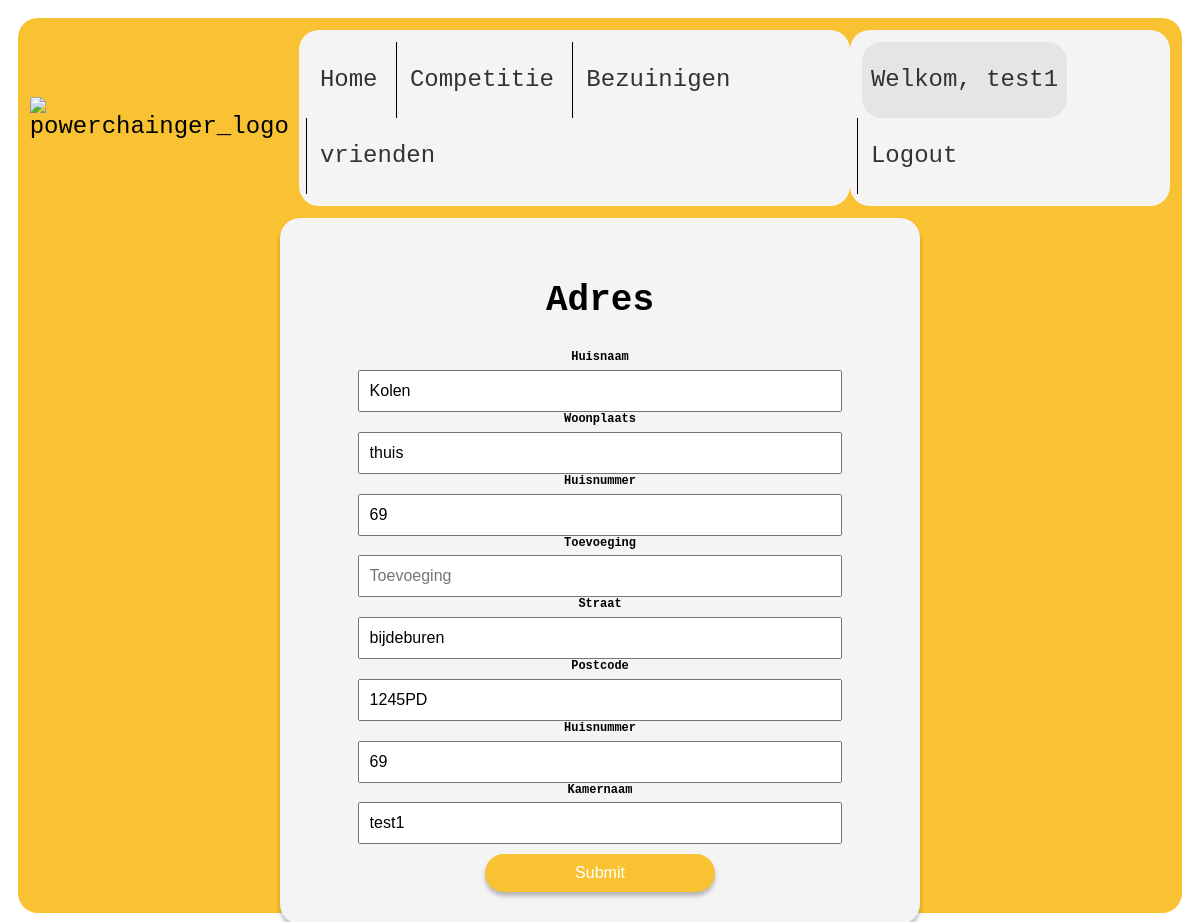
Screenshot of /huisconfig (signed in) with the database file from the repository.
### app/models.py (models this page shows, shortened)
class User(db.Model, UserMixin):
    __tablename__ = 'user'
    id = db.Column(db.Integer(), primary_key=True)
    email = db.Column(db.String(64), unique=True, nullable=False, index=True)
    username = db.Column(db.String(32), unique=True, nullable=False, index=True)
    password_hash = db.Column(db.String(120), nullable=False)
    def __repr__(self):
        return f"Welkom, {self.username}"

class Huis(db.Model):
    __tablename__ ='huis'
    huisID = db.Column(db.Integer(), primary_key=True)
    userID = db.Column(db.String(100), nullable=False)
    huisnaam = db.Column(db.String(40), nullable=True)
    woonplaats = db.Column(db.String(40), nullable=False)
    huisnummer = db.Column(db.Integer(), nullable=False)
    toevoeging = db.Column(db.String(6), nullable=True)
    straat = db.Column(db.String(40), nullable=False)
    postcode = db.Column(db.String(6), nullable=False)

class Kamer(db.Model):
    kamerID = db.Column(db.Integer, primary_key=True)
    kamernaam = db.Column(db.Text, nullable=True)
    huisnummer = db.Column(db.Integer, nullable=False)
    userID = db.Column(db.Integer)

### app/views.py (the view, shortened to what this page needs)
@app.route('/huisconfig', methods=['GET', 'POST'])
@login_required
def huisconfig():
    user = current_user  # Assuming you have a way to access the current user
    huis_data = Huis.query.filter_by(userID=user.id).first()
    kamer_data = Kamer.query.filter_by(userID=user.id).first()
    form = HuisForm(obj=huis_data)
    kamer_form = KamerForm(obj=kamer_data)
    return render_template('public/huisconfig.html', form=form, kamer_form=kamer_form, name=current_user)

### app/forms.py (shortened to what this page needs)
class HuisForm(FlaskForm):
    huisnaam = StringField('Huisnaam')
    woonplaats = StringField('Woonplaats', validators=[DataRequired()])
    huisnummer = StringField('Huisnummer', validators=[DataRequired()])
    toevoeging = StringField('Toevoeging')
    straat = StringField('Straat', validators=[DataRequired()])
    postcode = StringField('Postcode', validators=[DataRequired(), Regexp('^\d{4}[A-Za-z]{2}$', message='Ongeldige postcode!')])
    submit = SubmitField('Registeren!')

class KamerForm(FlaskForm):
    huisnummer = StringField('Huisnummer', validators=[DataRequired()])
    toevoeging = StringField('Toevoeging')
    kamernaam = StringField('Kamernaam', validators=[DataRequired()])
    submit = SubmitField('Registeren!')

### app/models.py (called while the page is built)
@login_manager.user_loader
def load_user(user_id):
    return User.query.get(user_id)

### app/templates/public/huisconfig.html (shortened to what this page needs)
{%extends "public/templates/iot_template.html"%}
{% block main %}
<div class="formy-container">
<form class="formy" id="form" method="POST" action="/huisconfig">
    <h2>Adres</h2>
    <div class="form-text">
        {{ form.huisnaam.label(class="form-label") }}
        {{ form.huisnaam(class="form-control", placeholder="huisnaam", value=form.huisnaam.data if form.huisnaam.data is not none else '') }}
    </div>
    <div class="form-text">
        {{ form.woonplaats.label(class="form-label") }}
        {{ form.woonplaats(class="form-control", placeholder="Woonplaats", value=form.woonplaats.data if form.woonplaats.data is not none else '') }}
    </div>
    <div class="form-text">
        {{ form.huisnummer.label(class="form-label") }}
        {{ form.huisnummer(class="form-control", placeholder="Huisnummer", value=form.huisnummer.data if form.huisnummer.data is not none else '') }}
    </div>
    <div class="form-text">
        {{ form.toevoeging.label(class="form-label") }}
        {{ form.toevoeging(class="form-control", placeholder="Toevoeging", value=form.toevoeging.data if form.toevoeging.data is not none else '') }}
    </div>
    <div class="form-text">
        {{ form.straat.label(class="form-label") }}
        {{ form.straat(class="form-control", placeholder="Straat", value=form.straat.data if form.straat.data is not none else '') }}
    </div>
    <div class="form-text">
        {{ form.postcode.label(class="form-label") }}
        {{ form.postcode(class="form-control", placeholder="Postcode", value=form.postcode.data if form.postcode.data is not none else '') }}
    </div>
    <div class="form-text">
        {{ kamer_form.huisnummer.label(class="form-label") }}
        {% set huisnummer_value =  kamer_form.huisnummer.data if kamer_form.huisnummer.data is not none else '' %}
        {{ kamer_form.huisnummer(class="form-control", placeholder="huisnummer", value=huisnummer_value) }}
    </div>
    <div class="form-text">
        {{ kamer_form.kamernaam.label(class="form-label") }}
        {% set kamernaam_value =  kamer_form.kamernaam.data if kamer_form.kamernaam.data is not none else '' %}
        {{ kamer_form.kamernaam(class="form-control", placeholder="kamernaam", value=kamernaam_value) }}
    </div>
    <input type="submit" value="Submit">
</form>
</div>
</body>
{% endblock %}

### app/templates/public/templates/iot_template.html (shortened to what this page needs)
<!DOCTYPE html>
<html lang="nl">
  <head>
    <link type="text/css" href="{{url_for('static',filename='css/stylesheettest.css')}}" rel="stylesheet">
    <link type="text/css" href="{{url_for('static',filename='css/test.css')}}" rel="stylesheet">
  </head>
<body>
  <div class="outline_geel_achtergrond">
    <nav class="navbar">
      <div class="logo_site">
        <img class="powerchainger_logo" alt="powerchainger_logo"
          src="https://www.powerchainger.nl/wp-content/uploads/powerchainger-logo.svg">
      </div>
      <div class="navlinks">
        <a class="losse_navbutton {% if request.path == url_for('home') %}active{% endif %}" aria-current="page"
          href="{{ url_for('home') }}">Home</a>
        <a class="losse_navbutton {% if request.path == url_for('competitie') %}active{% endif %}" aria-current="page"
          href="{{ url_for('competitie') }}">Competitie</a>
          <a class="losse_navbutton {% if request.path == url_for('bezuinigen') %}active{% endif %}" aria-current="page"
          href="{{ url_for('bezuinigen') }}">Bezuinigen</a>
          <a class="losse_navbutton {% if request.path == url_for('vrienden') %}active{% endif %}" aria-current="page"
          href="{{ url_for('vrienden') }}">vrienden</a>
      </div>
      <div class="navrechts">
        {% if current_user.is_authenticated %}
        <a class="losse_navbutton {% if request.path == url_for('huisconfig') %}active{% endif %}" aria-current="page"
        href="{{ url_for('huisconfig') }}">{{ name }}</a>
        <a class="losse_navbutton {% if request.path == url_for('logout') %}active{% endif %}" aria-current="page"
        href="{{ url_for('logout') }}">Logout</a>
        {% else %}
        <a class="losse_navbutton {% if request.path == url_for('login') %}active{% endif %}" aria-current="page"
        href="{{ url_for('login') }}">Login</a>
        <a class="losse_navbutton {% if request.path == url_for('register') %}active{% endif %}" aria-current="page"
        href="{{ url_for('register') }}">Registreren</a>
      {% endif %}
      </div>
    </nav>
    {%block main%}  {%endblock%}
</body>
</html>

### app/static/css/stylesheettest.css (style rules this page uses)
body { font-size: 14px; }
input[type=submit] { position: relative; width: 40%; background: #00D084; box-shadow: 0px 4px 4px rgba(0, 0, 0, 0.25); border-radius: 20px; }
.formy { max-width: 25em; margin: 0 auto; text-align: center; padding: 2%; }
.formy-container { max-width: 25em; margin: 0 auto; align-items: center; background-color: #f4f4f4; box-shadow: 0px 4px 4px rgba(0, 0, 0, 0.25); border-radius: 20px; padding: 20px; height: auto; }
.form-text { font-size: 1vmax; }
label { display: block; margin-bottom: 1%; font-weight: bold; padding: 1; }
input { width: 80%; margin: 0 auto; padding: 10px; font-size: 16px; }
input[type="submit"] { background-color: #F8C232; color: white; border: none; cursor: pointer; display: block; margin: 0 auto; margin: auto; margin-top: 10px; }

### app/static/css/test.css (style rules this page uses)
.outline_geel_achtergrond { position: absolute; width: 97%; height: 97%; left: 1.5%; top: 2%; right: 2%; bottom: 2%; background: #F8C232; border-radius: 20px; font-family: monospace; font-weight: 00; font-size: 24px; }
.navbar { margin: 1%; display: flex; align-items: center; overflow: hidden; }
.powerchainger_logo { width: 150px; height: auto; margin-right: 10px; }
.navlinks { display: inline-block; padding: 12px; text-decoration: none; font-size: 24px; line-height: 40px; background: #F4F4F4; border-radius: 20px; }
.navrechts { display: inline-block; padding: 12px; text-decoration: none; font-size: 24px; line-height: 40px; background: #F4F4F4; border-radius: 20px; margin-left: auto; }
.navrechts a.active { background: #E5E5E5; padding-top: 18px; padding-bottom: 18px; border-radius: 20px; }
.losse_navbutton { color: #333333; display: inline-block; border-radius: 20px; padding-top: 18px; padding-bottom: 18px; text-decoration: none; padding-left: 9px; padding-right: 9px; position: relative; }
.losse_navbutton:not(:first-child)::before { content: ""; position: absolute; top: 0; bottom: 0; width: 1px; background-color: #000; }
.losse_navbutton::before { left: -5px; }
.losse_navbutton:last-child::before { width: 0.5px; }

### rows the page displays
User: username "Welkom, test1"
Huis: huisnaam "Kolen", woonplaats "thuis", huisnummer "69", straat "bijdeburen", postcode "1245PD"
Kamer: huisnummer "69", kamernaam "test1"

### other values shown
{{ kamer_form.huisnummer.label(class="form-label") }} "Huisnummer"
{{ kamer_form.kamernaam.label(class="form-label") }} "Kamernaam"
